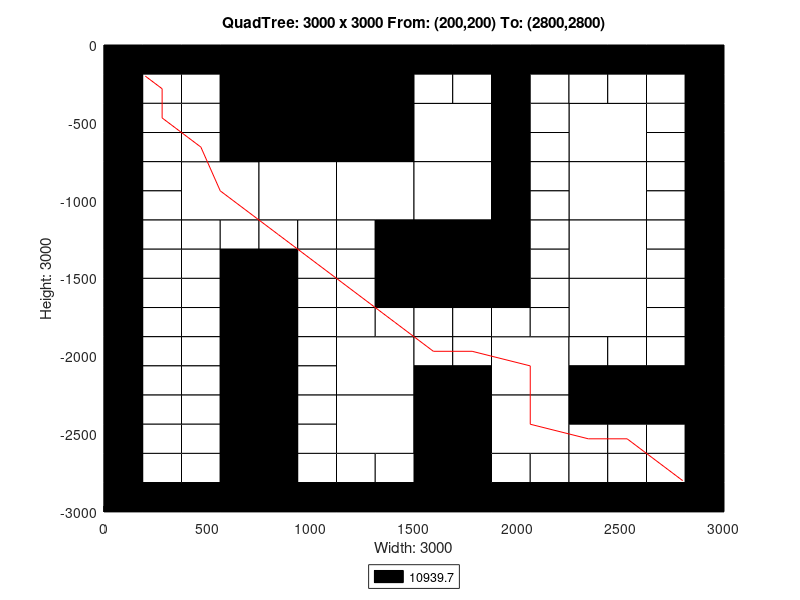

The MATLAB source for this figure:
axis([0 3000 -3000 0]);
title('QuadTree: 3000 x 3000 From: (200,200) To: (2800,2800)');
xlabel('Width: 3000');
ylabel('Height: 3000');
rectangle('Position',[750 -750 750 750], 'FaceColor',[0 0 0]);
rectangle('Position',[375 -1125 375 375], 'FaceColor',[1 1 1]);
rectangle('Position',[750 -1125 375 375], 'FaceColor',[1 1 1]);
rectangle('Position',[1125 -1125 375 375], 'FaceColor',[1 1 1]);
rectangle('Position',[1500 -750 375 375], 'FaceColor',[1 1 1]);
rectangle('Position',[2250 -750 375 375], 'FaceColor',[1 1 1]);
rectangle('Position',[1500 -1125 375 375], 'FaceColor',[1 1 1]);
rectangle('Position',[1500 -1500 375 375], 'FaceColor',[0 0 0]);
rectangle('Position',[2250 -1125 375 375], 'FaceColor',[1 1 1]);
rectangle('Position',[2250 -1500 375 375], 'FaceColor',[1 1 1]);
rectangle('Position',[1125 -2250 375 375], 'FaceColor',[1 1 1]);
rectangle('Position',[1125 -2625 375 375], 'FaceColor',[1 1 1]);
rectangle('Position',[1875 -2250 375 375], 'FaceColor',[1 1 1]);
rectangle('Position',[2250 -1875 375 375], 'FaceColor',[1 1 1]);
rectangle('Position',[1500 -2625 375 375], 'FaceColor',[0 0 0]);
rectangle('Position',[1875 -2625 375 375], 'FaceColor',[1 1 1]);
rectangle('Position',[1500 -3000 375 375], 'FaceColor',[0 0 0]);
rectangle('Position',[0 -187.5 187.5 187.5], 'FaceColor',[0 0 0]);
rectangle('Position',[187.5 -187.5 187.5 187.5], 'FaceColor',[0 0 0]);
rectangle('Position',[0 -375 187.5 187.5], 'FaceColor',[0 0 0]);
rectangle('Position',[187.5 -375 187.5 187.5], 'FaceColor',[1 1 1]);
rectangle('Position',[375 -187.5 187.5 187.5], 'FaceColor',[0 0 0]);
rectangle('Position',[562.5 -187.5 187.5 187.5], 'FaceColor',[0 0 0]);
rectangle('Position',[375 -375 187.5 187.5], 'FaceColor',[1 1 1]);
rectangle('Position',[562.5 -375 187.5 187.5], 'FaceColor',[0 0 0]);
rectangle('Position',[0 -562.5 187.5 187.5], 'FaceColor',[0 0 0]);
rectangle('Position',[187.5 -562.5 187.5 187.5], 'FaceColor',[1 1 1]);
rectangle('Position',[0 -750 187.5 187.5], 'FaceColor',[0 0 0]);
rectangle('Position',[187.5 -750 187.5 187.5], 'FaceColor',[1 1 1]);
rectangle('Position',[375 -562.5 187.5 187.5], 'FaceColor',[1 1 1]);
rectangle('Position',[562.5 -562.5 187.5 187.5], 'FaceColor',[0 0 0]);
rectangle('Position',[375 -750 187.5 187.5], 'FaceColor',[1 1 1]);
rectangle('Position',[562.5 -750 187.5 187.5], 'FaceColor',[0 0 0]);
rectangle('Position',[0 -937.5 187.5 187.5], 'FaceColor',[0 0 0]);
rectangle('Position',[187.5 -937.5 187.5 187.5], 'FaceColor',[1 1 1]);
rectangle('Position',[0 -1125 187.5 187.5], 'FaceColor',[0 0 0]);
rectangle('Position',[187.5 -1125 187.5 187.5], 'FaceColor',[1 1 1]);
rectangle('Position',[0 -1312.5 187.5 187.5], 'FaceColor',[0 0 0]);
rectangle('Position',[187.5 -1312.5 187.5 187.5], 'FaceColor',[1 1 1]);
rectangle('Position',[0 -1500 187.5 187.5], 'FaceColor',[0 0 0]);
rectangle('Position',[187.5 -1500 187.5 187.5], 'FaceColor',[1 1 1]);
rectangle('Position',[375 -1312.5 187.5 187.5], 'FaceColor',[1 1 1]);
rectangle('Position',[562.5 -1312.5 187.5 187.5], 'FaceColor',[1 1 1]);
rectangle('Position',[375 -1500 187.5 187.5], 'FaceColor',[1 1 1]);
rectangle('Position',[562.5 -1500 187.5 187.5], 'FaceColor',[0 0 0]);
rectangle('Position',[750 -1312.5 187.5 187.5], 'FaceColor',[1 1 1]);
rectangle('Position',[937.5 -1312.5 187.5 187.5], 'FaceColor',[1 1 1]);
rectangle('Position',[750 -1500 187.5 187.5], 'FaceColor',[0 0 0]);
rectangle('Position',[937.5 -1500 187.5 187.5], 'FaceColor',[1 1 1]);
rectangle('Position',[1125 -1312.5 187.5 187.5], 'FaceColor',[1 1 1]);
rectangle('Position',[1312.5 -1312.5 187.5 187.5], 'FaceColor',[0 0 0]);
rectangle('Position',[1125 -1500 187.5 187.5], 'FaceColor',[1 1 1]);
rectangle('Position',[1312.5 -1500 187.5 187.5], 'FaceColor',[0 0 0]);
rectangle('Position',[1500 -187.5 187.5 187.5], 'FaceColor',[0 0 0]);
rectangle('Position',[1687.5 -187.5 187.5 187.5], 'FaceColor',[0 0 0]);
rectangle('Position',[1500 -375 187.5 187.5], 'FaceColor',[1 1 1]);
rectangle('Position',[1687.5 -375 187.5 187.5], 'FaceColor',[1 1 1]);
rectangle('Position',[1875 -187.5 187.5 187.5], 'FaceColor',[0 0 0]);
rectangle('Position',[2062.5 -187.5 187.5 187.5], 'FaceColor',[0 0 0]);
rectangle('Position',[1875 -375 187.5 187.5], 'FaceColor',[0 0 0]);
rectangle('Position',[2062.5 -375 187.5 187.5], 'FaceColor',[1 1 1]);
rectangle('Position',[1875 -562.5 187.5 187.5], 'FaceColor',[0 0 0]);
rectangle('Position',[2062.5 -562.5 187.5 187.5], 'FaceColor',[1 1 1]);
rectangle('Position',[1875 -750 187.5 187.5], 'FaceColor',[0 0 0]);
rectangle('Position',[2062.5 -750 187.5 187.5], 'FaceColor',[1 1 1]);
rectangle('Position',[2250 -187.5 187.5 187.5], 'FaceColor',[0 0 0]);
rectangle('Position',[2437.5 -187.5 187.5 187.5], 'FaceColor',[0 0 0]);
rectangle('Position',[2250 -375 187.5 187.5], 'FaceColor',[1 1 1]);
rectangle('Position',[2437.5 -375 187.5 187.5], 'FaceColor',[1 1 1]);
rectangle('Position',[2625 -187.5 187.5 187.5], 'FaceColor',[0 0 0]);
rectangle('Position',[2812.5 -187.5 187.5 187.5], 'FaceColor',[0 0 0]);
rectangle('Position',[2625 -375 187.5 187.5], 'FaceColor',[1 1 1]);
rectangle('Position',[2812.5 -375 187.5 187.5], 'FaceColor',[0 0 0]);
rectangle('Position',[2625 -562.5 187.5 187.5], 'FaceColor',[1 1 1]);
rectangle('Position',[2812.5 -562.5 187.5 187.5], 'FaceColor',[0 0 0]);
rectangle('Position',[2625 -750 187.5 187.5], 'FaceColor',[1 1 1]);
rectangle('Position',[2812.5 -750 187.5 187.5], 'FaceColor',[0 0 0]);
rectangle('Position',[1875 -937.5 187.5 187.5], 'FaceColor',[0 0 0]);
rectangle('Position',[2062.5 -937.5 187.5 187.5], 'FaceColor',[1 1 1]);
rectangle('Position',[1875 -1125 187.5 187.5], 'FaceColor',[0 0 0]);
rectangle('Position',[2062.5 -1125 187.5 187.5], 'FaceColor',[1 1 1]);
rectangle('Position',[1875 -1312.5 187.5 187.5], 'FaceColor',[0 0 0]);
rectangle('Position',[2062.5 -1312.5 187.5 187.5], 'FaceColor',[1 1 1]);
rectangle('Position',[1875 -1500 187.5 187.5], 'FaceColor',[0 0 0]);
rectangle('Position',[2062.5 -1500 187.5 187.5], 'FaceColor',[1 1 1]);
rectangle('Position',[2625 -937.5 187.5 187.5], 'FaceColor',[1 1 1]);
rectangle('Position',[2812.5 -937.5 187.5 187.5], 'FaceColor',[0 0 0]);
rectangle('Position',[2625 -1125 187.5 187.5], 'FaceColor',[1 1 1]);
rectangle('Position',[2812.5 -1125 187.5 187.5], 'FaceColor',[0 0 0]);
rectangle('Position',[2625 -1312.5 187.5 187.5], 'FaceColor',[1 1 1]);
rectangle('Position',[2812.5 -1312.5 187.5 187.5], 'FaceColor',[0 0 0]);
rectangle('Position',[2625 -1500 187.5 187.5], 'FaceColor',[1 1 1]);
rectangle('Position',[2812.5 -1500 187.5 187.5], 'FaceColor',[0 0 0]);
rectangle('Position',[0 -1687.5 187.5 187.5], 'FaceColor',[0 0 0]);
rectangle('Position',[187.5 -1687.5 187.5 187.5], 'FaceColor',[1 1 1]);
rectangle('Position',[0 -1875 187.5 187.5], 'FaceColor',[0 0 0]);
rectangle('Position',[187.5 -1875 187.5 187.5], 'FaceColor',[1 1 1]);
rectangle('Position',[375 -1687.5 187.5 187.5], 'FaceColor',[1 1 1]);
rectangle('Position',[562.5 -1687.5 187.5 187.5], 'FaceColor',[0 0 0]);
rectangle('Position',[375 -1875 187.5 187.5], 'FaceColor',[1 1 1]);
rectangle('Position',[562.5 -1875 187.5 187.5], 'FaceColor',[0 0 0]);
rectangle('Position',[0 -2062.5 187.5 187.5], 'FaceColor',[0 0 0]);
rectangle('Position',[187.5 -2062.5 187.5 187.5], 'FaceColor',[1 1 1]);
rectangle('Position',[0 -2250 187.5 187.5], 'FaceColor',[0 0 0]);
rectangle('Position',[187.5 -2250 187.5 187.5], 'FaceColor',[1 1 1]);
rectangle('Position',[375 -2062.5 187.5 187.5], 'FaceColor',[1 1 1]);
rectangle('Position',[562.5 -2062.5 187.5 187.5], 'FaceColor',[0 0 0]);
rectangle('Position',[375 -2250 187.5 187.5], 'FaceColor',[1 1 1]);
rectangle('Position',[562.5 -2250 187.5 187.5], 'FaceColor',[0 0 0]);
rectangle('Position',[750 -1687.5 187.5 187.5], 'FaceColor',[0 0 0]);
rectangle('Position',[937.5 -1687.5 187.5 187.5], 'FaceColor',[1 1 1]);
rectangle('Position',[750 -1875 187.5 187.5], 'FaceColor',[0 0 0]);
rectangle('Position',[937.5 -1875 187.5 187.5], 'FaceColor',[1 1 1]);
rectangle('Position',[1125 -1687.5 187.5 187.5], 'FaceColor',[1 1 1]);
rectangle('Position',[1312.5 -1687.5 187.5 187.5], 'FaceColor',[0 0 0]);
rectangle('Position',[1125 -1875 187.5 187.5], 'FaceColor',[1 1 1]);
rectangle('Position',[1312.5 -1875 187.5 187.5], 'FaceColor',[1 1 1]);
rectangle('Position',[750 -2062.5 187.5 187.5], 'FaceColor',[0 0 0]);
rectangle('Position',[937.5 -2062.5 187.5 187.5], 'FaceColor',[1 1 1]);
rectangle('Position',[750 -2250 187.5 187.5], 'FaceColor',[0 0 0]);
rectangle('Position',[937.5 -2250 187.5 187.5], 'FaceColor',[1 1 1]);
rectangle('Position',[0 -2437.5 187.5 187.5], 'FaceColor',[0 0 0]);
rectangle('Position',[187.5 -2437.5 187.5 187.5], 'FaceColor',[1 1 1]);
rectangle('Position',[0 -2625 187.5 187.5], 'FaceColor',[0 0 0]);
rectangle('Position',[187.5 -2625 187.5 187.5], 'FaceColor',[1 1 1]);
rectangle('Position',[375 -2437.5 187.5 187.5], 'FaceColor',[1 1 1]);
rectangle('Position',[562.5 -2437.5 187.5 187.5], 'FaceColor',[0 0 0]);
rectangle('Position',[375 -2625 187.5 187.5], 'FaceColor',[1 1 1]);
rectangle('Position',[562.5 -2625 187.5 187.5], 'FaceColor',[0 0 0]);
rectangle('Position',[0 -2812.5 187.5 187.5], 'FaceColor',[0 0 0]);
rectangle('Position',[187.5 -2812.5 187.5 187.5], 'FaceColor',[1 1 1]);
rectangle('Position',[0 -3000 187.5 187.5], 'FaceColor',[0 0 0]);
rectangle('Position',[187.5 -3000 187.5 187.5], 'FaceColor',[0 0 0]);
rectangle('Position',[375 -2812.5 187.5 187.5], 'FaceColor',[1 1 1]);
rectangle('Position',[562.5 -2812.5 187.5 187.5], 'FaceColor',[0 0 0]);
rectangle('Position',[375 -3000 187.5 187.5], 'FaceColor',[0 0 0]);
rectangle('Position',[562.5 -3000 187.5 187.5], 'FaceColor',[0 0 0]);
rectangle('Position',[750 -2437.5 187.5 187.5], 'FaceColor',[0 0 0]);
rectangle('Position',[937.5 -2437.5 187.5 187.5], 'FaceColor',[1 1 1]);
rectangle('Position',[750 -2625 187.5 187.5], 'FaceColor',[0 0 0]);
rectangle('Position',[937.5 -2625 187.5 187.5], 'FaceColor',[1 1 1]);
rectangle('Position',[750 -2812.5 187.5 187.5], 'FaceColor',[0 0 0]);
rectangle('Position',[937.5 -2812.5 187.5 187.5], 'FaceColor',[1 1 1]);
rectangle('Position',[750 -3000 187.5 187.5], 'FaceColor',[0 0 0]);
rectangle('Position',[937.5 -3000 187.5 187.5], 'FaceColor',[0 0 0]);
rectangle('Position',[1125 -2812.5 187.5 187.5], 'FaceColor',[1 1 1]);
rectangle('Position',[1312.5 -2812.5 187.5 187.5], 'FaceColor',[1 1 1]);
rectangle('Position',[1125 -3000 187.5 187.5], 'FaceColor',[0 0 0]);
rectangle('Position',[1312.5 -3000 187.5 187.5], 'FaceColor',[0 0 0]);
rectangle('Position',[1500 -1687.5 187.5 187.5], 'FaceColor',[0 0 0]);
rectangle('Position',[1687.5 -1687.5 187.5 187.5], 'FaceColor',[0 0 0]);
rectangle('Position',[1500 -1875 187.5 187.5], 'FaceColor',[1 1 1]);
rectangle('Position',[1687.5 -1875 187.5 187.5], 'FaceColor',[1 1 1]);
rectangle('Position',[1875 -1687.5 187.5 187.5], 'FaceColor',[0 0 0]);
rectangle('Position',[2062.5 -1687.5 187.5 187.5], 'FaceColor',[1 1 1]);
rectangle('Position',[1875 -1875 187.5 187.5], 'FaceColor',[1 1 1]);
rectangle('Position',[2062.5 -1875 187.5 187.5], 'FaceColor',[1 1 1]);
rectangle('Position',[1500 -2062.5 187.5 187.5], 'FaceColor',[1 1 1]);
rectangle('Position',[1687.5 -2062.5 187.5 187.5], 'FaceColor',[1 1 1]);
rectangle('Position',[1500 -2250 187.5 187.5], 'FaceColor',[0 0 0]);
rectangle('Position',[1687.5 -2250 187.5 187.5], 'FaceColor',[0 0 0]);
rectangle('Position',[2625 -1687.5 187.5 187.5], 'FaceColor',[1 1 1]);
rectangle('Position',[2812.5 -1687.5 187.5 187.5], 'FaceColor',[0 0 0]);
rectangle('Position',[2625 -1875 187.5 187.5], 'FaceColor',[1 1 1]);
rectangle('Position',[2812.5 -1875 187.5 187.5], 'FaceColor',[0 0 0]);
rectangle('Position',[2250 -2062.5 187.5 187.5], 'FaceColor',[1 1 1]);
rectangle('Position',[2437.5 -2062.5 187.5 187.5], 'FaceColor',[1 1 1]);
rectangle('Position',[2250 -2250 187.5 187.5], 'FaceColor',[0 0 0]);
rectangle('Position',[2437.5 -2250 187.5 187.5], 'FaceColor',[0 0 0]);
rectangle('Position',[2625 -2062.5 187.5 187.5], 'FaceColor',[1 1 1]);
rectangle('Position',[2812.5 -2062.5 187.5 187.5], 'FaceColor',[0 0 0]);
rectangle('Position',[2625 -2250 187.5 187.5], 'FaceColor',[0 0 0]);
rectangle('Position',[2812.5 -2250 187.5 187.5], 'FaceColor',[0 0 0]);
rectangle('Position',[1875 -2812.5 187.5 187.5], 'FaceColor',[1 1 1]);
rectangle('Position',[2062.5 -2812.5 187.5 187.5], 'FaceColor',[1 1 1]);
rectangle('Position',[1875 -3000 187.5 187.5], 'FaceColor',[0 0 0]);
rectangle('Position',[2062.5 -3000 187.5 187.5], 'FaceColor',[0 0 0]);
rectangle('Position',[2250 -2437.5 187.5 187.5], 'FaceColor',[0 0 0]);
rectangle('Position',[2437.5 -2437.5 187.5 187.5], 'FaceColor',[0 0 0]);
rectangle('Position',[2250 -2625 187.5 187.5], 'FaceColor',[1 1 1]);
rectangle('Position',[2437.5 -2625 187.5 187.5], 'FaceColor',[1 1 1]);
rectangle('Position',[2625 -2437.5 187.5 187.5], 'FaceColor',[0 0 0]);
rectangle('Position',[2812.5 -2437.5 187.5 187.5], 'FaceColor',[0 0 0]);
rectangle('Position',[2625 -2625 187.5 187.5], 'FaceColor',[1 1 1]);
rectangle('Position',[2812.5 -2625 187.5 187.5], 'FaceColor',[0 0 0]);
rectangle('Position',[2250 -2812.5 187.5 187.5], 'FaceColor',[1 1 1]);
rectangle('Position',[2437.5 -2812.5 187.5 187.5], 'FaceColor',[1 1 1]);
rectangle('Position',[2250 -3000 187.5 187.5], 'FaceColor',[0 0 0]);
rectangle('Position',[2437.5 -3000 187.5 187.5], 'FaceColor',[0 0 0]);
rectangle('Position',[2625 -2812.5 187.5 187.5], 'FaceColor',[1 1 1]);
rectangle('Position',[2812.5 -2812.5 187.5 187.5], 'FaceColor',[0 0 0]);
rectangle('Position',[2625 -3000 187.5 187.5], 'FaceColor',[0 0 0]);
rectangle('Position',[2812.5 -3000 187.5 187.5], 'FaceColor',[0 0 0]);
X=[2800,2718.75,2531.25,2343.75,2062.5,2062.5,1781.25,1593.75,1406.25,1218.75,1031.25,843.75,562.5,468.75,281.25,281.25,200];
Y=[-2800,-2718.75,-2531.25,-2531.25,-2437.5,-2062.5,-1968.75,-1968.75,-1781.25,-1593.75,-1406.25,-1218.75,-937.5,-656.25,-468.75,-281.25,-200];
hold on;
plot(X,Y,'r');
legend('10939.7','Location','southoutside');
